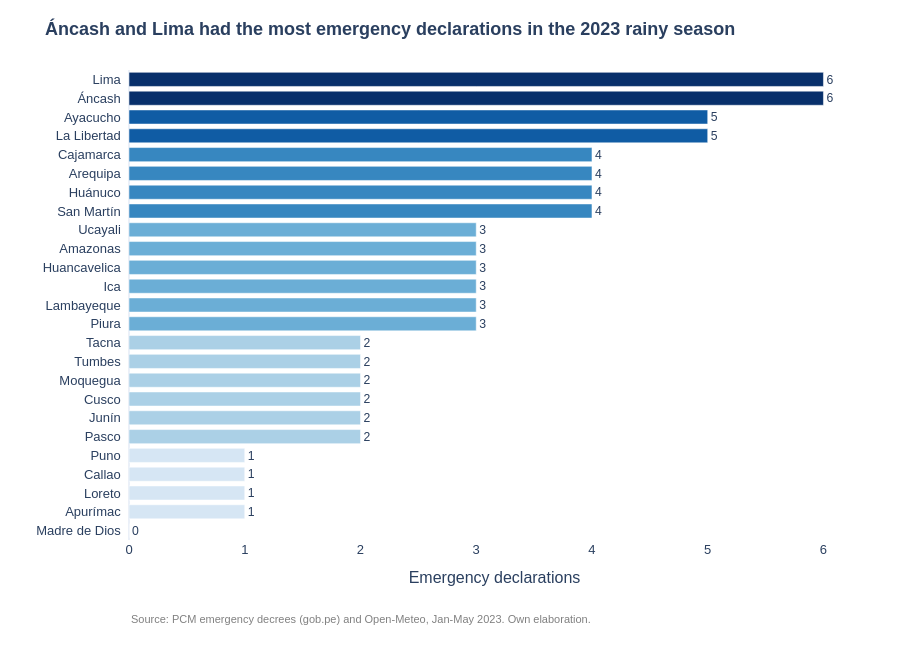

Notebook cell for this chart:
### Markdown cell above
## 3. Bar chart: which departments got the most declarations?

Horizontal bars, because department names are long. `sort_values` puts them in order.

### Code cell
fig = px.bar(tabla.sort_values("declaratorias"),
             x="declaratorias", y="departamento", orientation="h",
             color="declaratorias", color_continuous_scale="Blues",
             text="declaratorias",
             labels={"declaratorias": "Emergency declarations", "departamento": ""},
             title="<b>Áncash and Lima had the most emergency declarations in the 2023 rainy season</b>",
             height=650)
fig.update_traces(textposition="outside", cliponaxis=False)
fig.update_layout(
    coloraxis_showscale=False,
    template="plotly_white",
    font=dict(family="Arial", size=13),
    title_font_size=18,
    bargap=0.25,
    margin=dict(l=10, r=40, t=70, b=110),
    xaxis=dict(showgrid=False),
    yaxis=dict(ticksuffix="  "),
    annotations=[dict(
        text=fuente, showarrow=False, xref="paper", yref="paper",
        x=0, y=-0.15, yanchor="top", font=dict(size=11, color="gray"),
    )],
)
fig.show()

### Figure 1 — Plotly figure (JSON) as saved in the notebook; plotly's stock layout.template omitted (floating-point values rounded to 4 significant figures)
{"data": [{"cliponaxis": false, "hovertemplate": "Emergency declarations=%{marker.color}<br>=%{y}<extra></extra>", "legendgroup": "", "marker": {"color": [0, 1, 1, 1, 1, 2, 2, 2, 2, 2, 2, 3, 3, 3, 3, 3, 3, 4, 4, 4, 4, 5, 5, 6, 6], "coloraxis": "coloraxis", "pattern": {"shape": ""}}, "name": "", "orientation": "h", "showlegend": false, "text": [0.0, 1.0, 1.0, 1.0, 1.0, 2.0, 2.0, 2.0, 2.0, 2.0, 2.0, 3.0, 3.0, 3.0, 3.0, 3.0, 3.0, 4.0, 4.0, 4.0, 4.0, 5.0, 5.0, 6.0, 6.0], "textposition": "outside", "type": "bar", "x": [0, 1, 1, 1, 1, 2, 2, 2, 2, 2, 2, 3, 3, 3, 3, 3, 3, 4, 4, 4, 4, 5, 5, 6, 6], "xaxis": "x", "y": ["Madre de Dios", "Apurímac", "Loreto", "Callao", "Puno", "Pasco", "Junín", "Cusco", "Moquegua", "Tumbes", "Tacna", "Piura", "Lambayeque", "Ica", "Huancavelica", "Amazonas", "Ucayali", "San Martín", "Huánuco", "Arequipa", "Cajamarca", "La Libertad", "Ayacucho", "Áncash", "Lima"], "yaxis": "y"}], "layout": {"annotations": [{"font": {"color": "gray", "size": 11}, "showarrow": false, "text": "Source: PCM emergency decrees (gob.pe) and Open-Meteo, Jan-May 2023. Own elaboration.", "x": 0, "xref": "paper", "y": -0.15, "yanchor": "top", "yref": "paper"}], "bargap": 0.25, "barmode": "relative", "coloraxis": {"colorbar": {"title": {"text": "Emergency declarations"}}, "colorscale": [[0, "rgb(247,251,255)"], [0.125, "rgb(222,235,247)"], [0.25, "rgb(198,219,239)"], [0.375, "rgb(158,202,225)"], [0.5, "rgb(107,174,214)"], [0.625, "rgb(66,146,198)"], [0.75, "rgb(33,113,181)"], [0.875, "rgb(8,81,156)"], [1, "rgb(8,48,107)"]], "showscale": false}, "font": {"family": "Arial", "size": 13}, "height": 650, "legend": {"tracegroupgap": 0}, "margin": {"b": 110, "l": 10, "r": 40, "t": 70}, "title": {"font": {"size": 18}, "text": "<b>Áncash and Lima had the most emergency declarations in the 2023 rainy season</b>"}, "xaxis": {"anchor": "y", "domain": [0, 1], "showgrid": false, "title": {"text": "Emergency declarations"}}, "yaxis": {"anchor": "x", "domain": [0, 1], "ticksuffix": "  ", "title": {"text": ""}}}}
